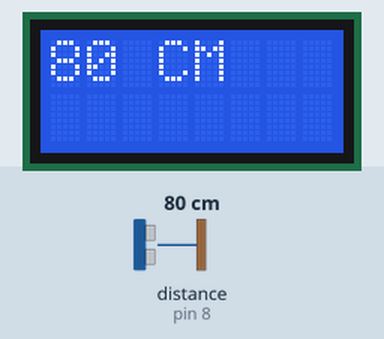
A sketch run on a simulated Arduino Uno, built with avr-gcc and run on an emulated ATmega328P. Parts: 8×2 character LCD. Wiring (inferred from the names in the program): ultrasonic range finder: trigger pin 7; echo pin 8. The test bench sets the inputs (shaded band); at power-on: distance to the obstacle (sensor on pin 8) 80 cm. The echo pulse lasts 58.3 µs per cm; what the sketch prints to the serial monitor is not drawn.

Above: at 1.2 s.
1.3 s: distance to the obstacle (sensor on pin 8) set to 2 cm
At 2.9 s:
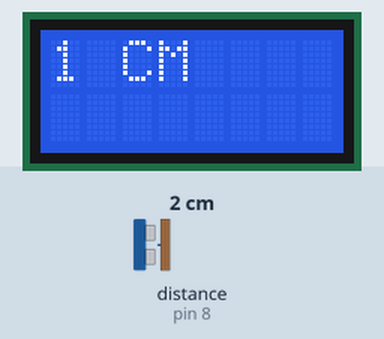
3.5 s: distance to the obstacle (sensor on pin 8) set to 4 cm
At 4.7 s:
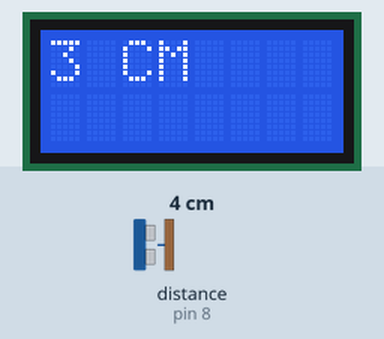
5.5 s: distance to the obstacle (sensor on pin 8) set to 9 cm
At 6.5 s:
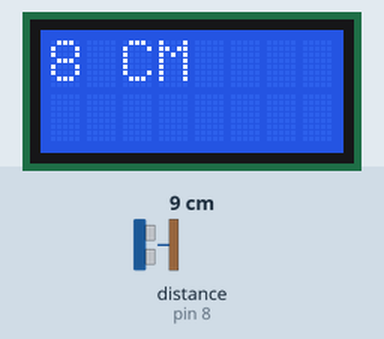
Timing chart, 0 to 8.5 s (numbered marks = the images above; inputs shaded):
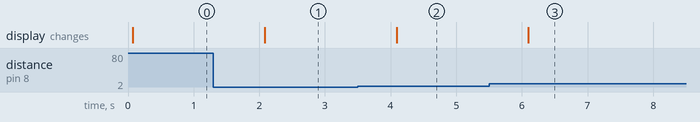

The sketch:

Exemplo_24_Ultrason_LCD.ino
```cpp
#include <LiquidCrystal.h>

#define echoPin 8 //Pino 13 recebe o pulso do echo
#define trigPin 7 //Pino 12 envia o pulso para gerar o echo


LiquidCrystal lcd(12, 11, 5, 4, 3, 2);

void setup()
{
  lcd.begin(8, 2);
  Serial.begin(9600); //inicia a porta serial
  pinMode(echoPin, INPUT); // define o pino 13 como entrada (recebe)
  pinMode(trigPin, OUTPUT); // define o pino 12 como saida (envia)
}

void loop()
{
  //seta o pino 12 com um pulso baixo "LOW" ou desligado ou ainda 0
  digitalWrite(trigPin, LOW);
  // delay de 2 microssegundos
  delayMicroseconds(2);
  //seta o pino 12 com pulso alto "HIGH" ou ligado ou ainda 1
  digitalWrite(trigPin, HIGH);
  //delay de 10 microssegundos
  delayMicroseconds(10);
  //seta o pino 12 com pulso baixo novamente
  digitalWrite(trigPin, LOW);
  //pulseInt lê o tempo entre a chamada e o pino entrar em high
  long duration = pulseIn(echoPin,HIGH);
  //Esse calculo é baseado em s = v . t, lembrando que o tempo vem dobrado
  //porque é o tempo de ida e volta do ultrassom
  long distancia = duration /29 / 2 ;

  Serial.print("Distancia em CM: ");
  Serial.println(distancia);

  lcd.clear();
  lcd.print(distancia);
  lcd.print(" CM");
  delay(1000); //espera 1 segundo para fazer a leitura novamente
}
```

Measured:
- after the input at 1.3 s, the display: changes after 0.78 s (image 1)
- after the input at 3.5 s, the display: changes after 0.59 s (image 2)
- after the input at 5.5 s, the display: changes after 0.60 s (image 3)
